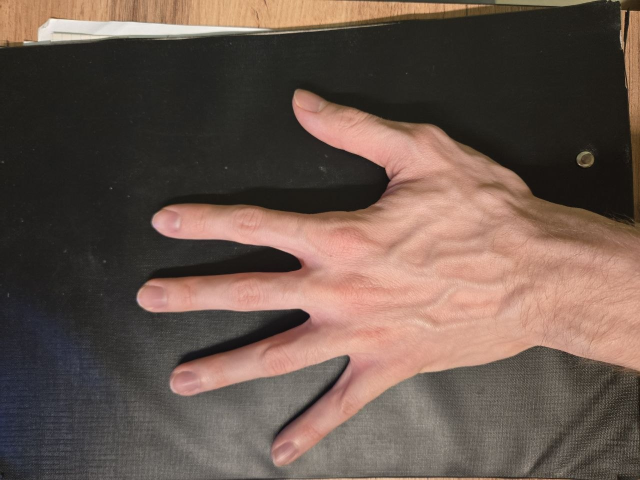
#> input picture seminars/seminar_06/data/hand_1.jpg, 1280 x 960 px, given in place of slow_traffic_small.mp4, which was not available (shown at 1/2 size)
$ jupyter execute Seminar_9.ipynb   (shell and % lines are left out)   (older library calls are emulated)   (text cells are left out)
#> lines starting #> are read from the running program, lines starting #| are printed output that depends on the picture; pictures that were not available may be replaced by others from this repository, and a replacement may not be noted
[cell 1]
import cv2
from tqdm import tqdm
import numpy as np
import matplotlib.pyplot as plt
import IPython

[cell 2]
# [258 lines left out: functions build_image_pyramid, compute_image_gradients, compute_lk_optical_flow_point, compute_lk_optical_flow_for_patch, track_point_with_pyramid_lk, lucas_kanade_optical_flow, not called in this run]


def demo_optical_flow(video_path='data/slow_traffic_small.mp4', output_path='output_my_LK.mp4'):
    """
    Демонстрация работы алгоритма на видео.

    Args:
        video_path: Путь к входному видео
        output_path: Путь для сохранения результата
    """
#> called with output_path = 'output_my_LK.mp4'
    # Открываем видео
    cap = cv2.VideoCapture(video_path)

    # Получаем параметры видео
    length = int(cap.get(cv2.CAP_PROP_FRAME_COUNT))
    width = int(cap.get(cv2.CAP_PROP_FRAME_WIDTH))
    height = int(cap.get(cv2.CAP_PROP_FRAME_HEIGHT))
    fps = cap.get(cv2.CAP_PROP_FPS)

    # Настраиваем запись выходного видео
    fourcc = cv2.VideoWriter_fourcc(*'MP4V')
    out = cv2.VideoWriter(output_path, fourcc, fps, (width, height))

    # Параметры для обнаружения углов Shi-Tomasi
    feature_params = dict(
        maxCorners=100,
        qualityLevel=0.3,
        minDistance=7,
        blockSize=7
    )

    # Берем первый кадр и находим в нем углы
    ret, old_frame = cap.read()
#> old_frame is the input picture: shape (960, 1280, 3); mean B, G, R 77, 86.2, 104.5
    old_gray = cv2.cvtColor(old_frame, cv2.COLOR_BGR2GRAY)
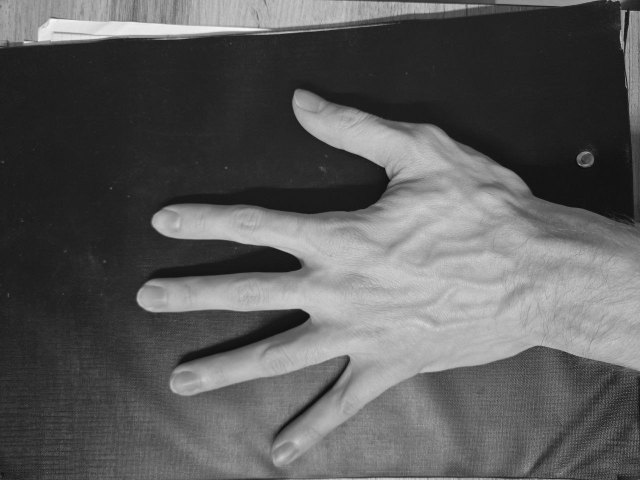
#> old_gray: shape (960, 1280) (shown at 1/2 size); min 2, max 250, mean 90.6
    p0 = cv2.goodFeaturesToTrack(old_gray, mask=None, **feature_params)
#> p0 = 20 rows, first 8: [1261, 23], [1251, 23], [1215, 1], [1243, 22], [1244, 96], [1254, 761], [768, 336], [856, 958]
    p0 = p0.reshape(-1, 2)  # Преобразуем в формат [[x1, y1], [x2, y2], ...]

    # Сохраняем изначальные точки для отслеживания через все видео
    initial_points = p0.copy()
#> initial_points has the same summary as p0

    # Создаем маску для рисования
    mask = np.zeros_like(old_frame)

    # Создаем случайные цвета для визуализации
    color = np.random.randint(0, 255, (len(p0), 3))
#> color = 20 rows, first 8: [172, 47, 117], [192, 67, 251], [195, 103, 9], [211, 21, 242], [36, 87, 70], [216, 88, 140], [58, 193, 230], [39, 87, 174]

    from tqdm import tqdm
    for i in tqdm(range(length - 1)):  # -1 потому что первый кадр мы уже прочитали
        ret, frame = cap.read()

        if not ret:
            print('No frames grabbed!')
            break

        frame_gray = cv2.cvtColor(frame, cv2.COLOR_BGR2GRAY)

        # Вычисляем оптический поток с помощью нашей реализации
        p1, st = lucas_kanade_optical_flow(
            old_gray,
            frame_gray,
            p0,
            window_size=15,
            num_pyramid_levels=3
        )

        # Выбираем хорошие точки
        good_new = p1[st == 1]
        good_old = p0[st == 1]

        # Рисуем треки
        for i, (new, old) in enumerate(zip(good_new, good_old)):
            a, b = new
            c, d = old
            mask = cv2.line(mask, (int(a), int(b)), (int(c), int(d)), color[i % len(color)].tolist(), 2)
            frame = cv2.circle(frame, (int(a), int(b)), 5, color[i % len(color)].tolist(), -1)

        # Объединяем кадр и маску
        img = cv2.add(frame, mask)

        # Записываем результат
        out.write(img)

        # Обновляем предыдущий кадр
        old_gray = frame_gray.copy()

        # Обновляем точки, но только те, которые успешно отслежены
        p0[st == 1] = good_new
#> mask: shape (960, 1280, 3); every value is 0

    # Освобождаем ресурсы
    cap.release()
    out.release()

    print(f"Результат сохранен в {output_path}")
    return output_path

[cell 3]
result_path = demo_optical_flow(video_path='/home/homa/education/cv_course_2026/seminars/seminar_09/data/slow_traffic_small.mp4', output_path='output_my_LK.mp4')

[cell 4]
def demo_optical_flow_opencv(video_path='data/slow_traffic_small.mp4', output_path='output_my_LK.mp4'):
    """
    Демонстрация работы алгоритма на видео с использованием cv2.calcOpticalFlowPyrLK.

    Args:
        video_path: Путь к входному видео
        output_path: Путь для сохранения результата
    """
#> called with video_path = 'data/slow_traffic_small.mp4', output_path = 'output_opencv_LK.mp4'
    # Открываем видео
    cap = cv2.VideoCapture(video_path)

    # Получаем параметры видео
    length = int(cap.get(cv2.CAP_PROP_FRAME_COUNT))
    width = int(cap.get(cv2.CAP_PROP_FRAME_WIDTH))
    height = int(cap.get(cv2.CAP_PROP_FRAME_HEIGHT))
    fps = cap.get(cv2.CAP_PROP_FPS)

    # Настраиваем запись выходного видео
    fourcc = cv2.VideoWriter_fourcc(*'MP4V')
    out = cv2.VideoWriter(output_path, fourcc, fps, (width, height))

    # Параметры для обнаружения углов Shi-Tomasi
    feature_params = dict(
        maxCorners=100,
        qualityLevel=0.3,
        minDistance=7,
        blockSize=7
    )

    # Параметры для Lucas-Kanade оптического потока
    lk_params = dict(
        winSize=(15, 15),
        maxLevel=3,
        criteria=(cv2.TERM_CRITERIA_EPS | cv2.TERM_CRITERIA_COUNT, 10, 0.03)
    )

    # Берем первый кадр и находим в нем углы
    ret, old_frame = cap.read()
    old_gray = cv2.cvtColor(old_frame, cv2.COLOR_BGR2GRAY)
    p0 = cv2.goodFeaturesToTrack(old_gray, mask=None, **feature_params)

    # Создаем маску для рисования
    mask = np.zeros_like(old_frame)

    # Создаем случайные цвета для визуализации
    color = np.random.randint(0, 255, (100, 3))

    from tqdm import tqdm
    for i in tqdm(range(length - 1)):  # -1 потому что первый кадр мы уже прочитали
        ret, frame = cap.read()

        if not ret:
            print('No frames grabbed!')
            break

        frame_gray = cv2.cvtColor(frame, cv2.COLOR_BGR2GRAY)

        # Вычисляем оптический поток с помощью встроенной функции cv2.calcOpticalFlowPyrLK
        p1, st, err = cv2.calcOpticalFlowPyrLK(old_gray, frame_gray, p0, None, **lk_params)

        # Выбираем хорошие точки
        if p1 is not None:
            good_new = p1[st == 1]
            good_old = p0[st == 1]

        # Рисуем треки
        for i, (new, old) in enumerate(zip(good_new, good_old)):
            a, b = new.ravel()
            c, d = old.ravel()
            mask = cv2.line(mask, (int(a), int(b)), (int(c), int(d)), color[i % len(color)].tolist(), 2)
            frame = cv2.circle(frame, (int(a), int(b)), 5, color[i % len(color)].tolist(), -1)

        # Объединяем кадр и маску
        img = cv2.add(frame, mask)

        # Записываем результат
        out.write(img)

        # Обновляем предыдущий кадр
        old_gray = frame_gray.copy()

        # Обновляем точки, но только те, которые успешно отслежены
        p0 = good_new.reshape(-1, 1, 2)

    # Освобождаем ресурсы
    cap.release()
    out.release()

    print(f"Результат сохранен в {output_path}")
    return output_path

[cell 5]
result_path = demo_optical_flow_opencv(video_path='data/slow_traffic_small.mp4', output_path='output_opencv_LK.mp4')

[cell 6]
import cv2
import numpy as np

def demo_optical_flow_with_replenishment(video_path='data/slow_traffic_small.mp4', output_path='output_replenish_LK.mp4'):
#> called with video_path = 'data/slow_traffic_small.mp4', output_path = 'output_opencv_replenishment(.mp4'
    cap = cv2.VideoCapture(video_path)

    length = int(cap.get(cv2.CAP_PROP_FRAME_COUNT))
    width = int(cap.get(cv2.CAP_PROP_FRAME_WIDTH))
    height = int(cap.get(cv2.CAP_PROP_FRAME_HEIGHT))
    fps = cap.get(cv2.CAP_PROP_FPS)

    fourcc = cv2.VideoWriter_fourcc(*'MP4V')
    out = cv2.VideoWriter(output_path, fourcc, fps, (width, height))

    feature_params = dict(
        maxCorners=100,
        qualityLevel=0.3,
        minDistance=7,
        blockSize=7
    )

    lk_params = dict(
        winSize=(15, 15),
        maxLevel=3,
        criteria=(cv2.TERM_CRITERIA_EPS | cv2.TERM_CRITERIA_COUNT, 10, 0.03)
    )

    ret, old_frame = cap.read()
    old_gray = cv2.cvtColor(old_frame, cv2.COLOR_BGR2GRAY)
    p0 = cv2.goodFeaturesToTrack(old_gray, mask=None, **feature_params)

    mask = np.zeros_like(old_frame)
    colors = np.random.randint(0, 255, (5000, 3))

    point_ids = np.arange(len(p0))
#> point_ids = 20 values from 0 to 19
    next_point_id = len(p0)
#> next_point_id = 20

    from tqdm import tqdm
    for i in tqdm(range(length - 1)):
        ret, frame = cap.read()
        if not ret:
            break

        frame_gray = cv2.cvtColor(frame, cv2.COLOR_BGR2GRAY)
        p1, st, err = cv2.calcOpticalFlowPyrLK(old_gray, frame_gray, p0, None, **lk_params)

        if p1 is not None:
            good_new = p1[st == 1]
            good_old = p0[st == 1]
            active_ids = point_ids[st.flatten() == 1]

        for j, (new, old) in enumerate(zip(good_new, good_old)):
            a, b = new.ravel()
            c, d = old.ravel()
            color_idx = active_ids[j] % 5000
            mask = cv2.line(mask, (int(a), int(b)), (int(c), int(d)), colors[color_idx].tolist(), 2)
            frame = cv2.circle(frame, (int(a), int(b)), 5, colors[color_idx].tolist(), -1)

        img = cv2.add(frame, mask)
        out.write(img)
        old_gray = frame_gray.copy()

        if len(good_new) < feature_params['maxCorners']:
            point_mask = np.full((height, width), 255, dtype=np.uint8)
            for pt in good_new:
                x, y = pt.ravel()
                cv2.circle(point_mask, (int(x), int(y)), feature_params['minDistance'], 0, -1)

            new_features = cv2.goodFeaturesToTrack(frame_gray, mask=point_mask, **feature_params)

            if new_features is not None:
                needed = feature_params['maxCorners'] - len(good_new)
                new_features = new_features[:needed]
                good_new = np.vstack((good_new, new_features.reshape(-1, 2)))
                new_ids = np.arange(next_point_id, next_point_id + len(new_features))
                active_ids = np.concatenate((active_ids, new_ids))
                next_point_id += len(new_features)

        p0 = good_new.reshape(-1, 1, 2)
        point_ids = active_ids
#> after the loop, next_point_id = 20

    cap.release()
    out.release()
    return output_path

[cell 7]
result_path = demo_optical_flow_with_replenishment(video_path='data/slow_traffic_small.mp4', output_path='output_opencv_replenishment(.mp4')

[cell 8]
def demo_optical_flow_farneback_opencv(video_path='data/slow_traffic_small.mp4', output_path='output_Farneback.mp4'):
    """
    Демонстрация работы алгоритма плотного оптического потока Farneback на видео.

    Args:
        video_path: Путь к входному видео
        output_path: Путь для сохранения результата
    """
#> called with video_path = 'data/slow_traffic_small.mp4', output_path = 'output_opencv_farneback.mp4'
    # Открываем видео
    cap = cv2.VideoCapture(video_path)

    # Получаем параметры видео
    length = int(cap.get(cv2.CAP_PROP_FRAME_COUNT))
#> length = 1
    width = int(cap.get(cv2.CAP_PROP_FRAME_WIDTH))
#> width = 1280
    height = int(cap.get(cv2.CAP_PROP_FRAME_HEIGHT))
#> height = 960
    fps = cap.get(cv2.CAP_PROP_FPS)
#> fps = 30

    # Настраиваем запись выходного видео
    fourcc = cv2.VideoWriter_fourcc(*'MP4V')
#> fourcc = 1446269005
    out = cv2.VideoWriter(output_path, fourcc, fps, (width, height))

    # Берем первый кадр и преобразуем его в оттенки серого
    ret, frame1 = cap.read()
    if not ret:
        print('Не удалось прочитать видео')
        return None

    prvs = cv2.cvtColor(frame1, cv2.COLOR_BGR2GRAY)

    # Создаем HSV-изображение для визуализации потока
    hsv = np.zeros_like(frame1)
    hsv[..., 1] = 255  # Насыщенность устанавливаем на максимум

    from tqdm import tqdm
    for i in tqdm(range(length - 1)):  # -1 потому что первый кадр мы уже прочитали
        ret, frame2 = cap.read()

        if not ret:
            print('No frames grabbed!')
            break

        next_frame = cv2.cvtColor(frame2, cv2.COLOR_BGR2GRAY)

        # Вычисляем оптический поток методом Farneback
        # Параметры:
        # - 0.5: коэффициент масштабирования для пирамиды изображений
        # - 3: кол-во уровней пирамиды
        # - 15: размер окна для усреднения
        # - 3: число итераций на каждом уровне пирамиды
        # - 5: размер окна для полиномиальной аппроксимации
        # - 1.2: стандартное отклонение для сглаживания
        flow = cv2.calcOpticalFlowFarneback(
            prvs, next_frame, None,
            0.5, 3, 15, 3, 5, 1.2, 0
        )

        # Преобразуем векторы потока из декартовых координат в полярные
        mag, ang = cv2.cartToPolar(flow[..., 0], flow[..., 1])

        # Кодируем направление потока как оттенок (hue)
        hsv[..., 0] = ang * 180 / np.pi / 2

        # Кодируем величину потока как яркость (value)
        hsv[..., 2] = cv2.normalize(mag, None, 0, 255, cv2.NORM_MINMAX)

        # Преобразуем HSV в BGR для отображения
        bgr = cv2.cvtColor(hsv, cv2.COLOR_HSV2BGR)

        # Записываем результат
        out.write(bgr)

        # Обновляем предыдущий кадр
        prvs = next_frame
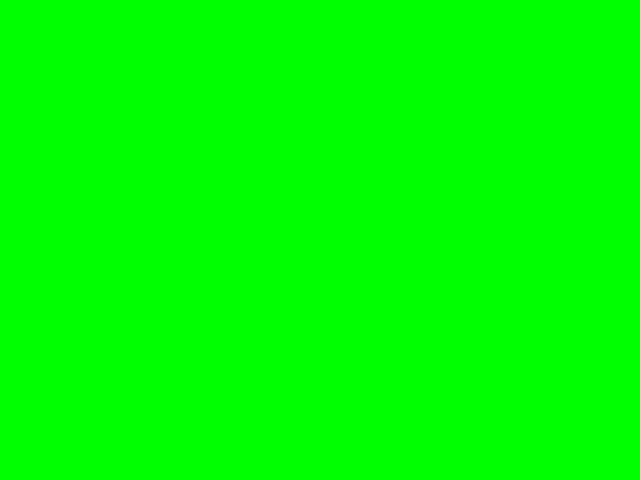
#> hsv: shape (960, 1280, 3) (shown at 1/2 size); mean of channels 0, 1, 2 0, 255, 0; drawn as B, G, R

    # Освобождаем ресурсы
    cap.release()
    out.release()

    print(f"Результат сохранен в {output_path}")
    return output_path

$ run again, on seminars/seminar_06/data/hand_2.jpg
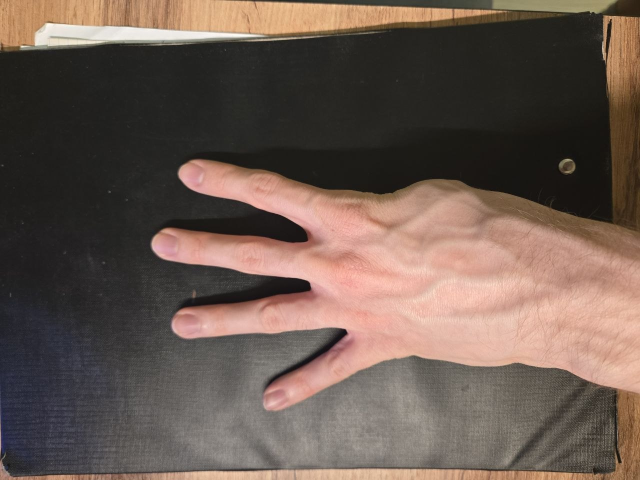
#> input picture seminars/seminar_06/data/hand_2.jpg, 1280 x 960 px, given in place of slow_traffic_small.mp4, which was not available (shown at 1/2 size)
#> in demo_optical_flow, old_frame is the input picture: shape (960, 1280, 3); mean B, G, R 80.7, 89.8, 106.6
#> in demo_optical_flow, `old_gray = cv2.cvtColor(old_frame, cv2.COLOR_BGR2GRAY)`:
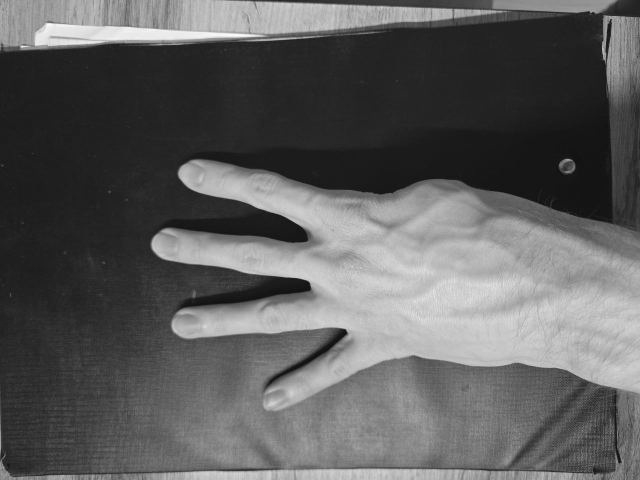
#> old_gray: shape (960, 1280) (shown at 1/2 size); min 4, max 254, mean 93.8
#> in demo_optical_flow, `p0 = cv2.goodFeaturesToTrack(old_gray, mask=None, **feature_params)`: p0 = 23 rows, first 8: [1182, 26], [1220, 40], [1208, 118], [1208, 33], [1240, 924], [1190, 948], [1269, 37], [42, 94]
#> initial_points has the same summary as p0
#> color = 23 rows, first 8: [172, 47, 117], [192, 67, 251], [195, 103, 9], [211, 21, 242], [36, 87, 70], [216, 88, 140], [58, 193, 230], [39, 87, 174]
#> point_ids = 23 values from 0 to 22
#> in demo_optical_flow_with_replenishment, `next_point_id = len(p0)`: next_point_id = 23
#> length = 1
#> width = 1280
#> height = 960
#> fps = 30
#> fourcc = 1446269005

$ run again, on seminars/seminar_06/data/hand_3.jpg
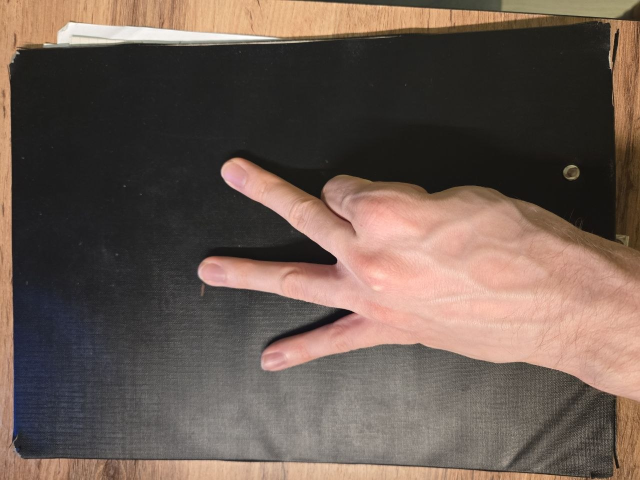
#> input picture seminars/seminar_06/data/hand_3.jpg, 1280 x 960 px, given in place of slow_traffic_small.mp4, which was not available (shown at 1/2 size)
#> in demo_optical_flow, old_frame is the input picture: shape (960, 1280, 3); mean B, G, R 81.2, 90.3, 106.5
#> in demo_optical_flow, `old_gray = cv2.cvtColor(old_frame, cv2.COLOR_BGR2GRAY)`:
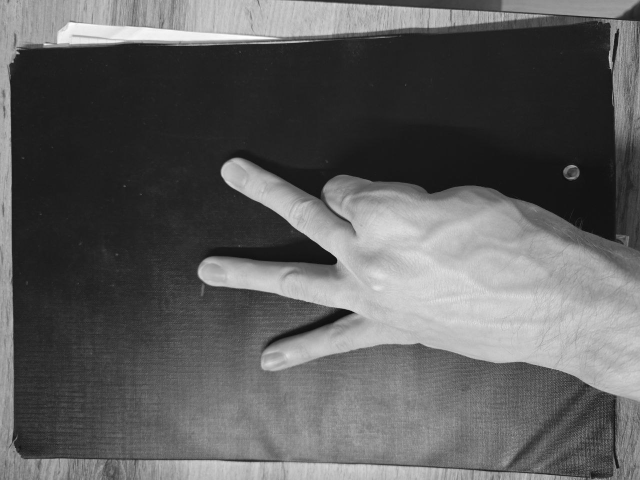
#> old_gray: shape (960, 1280) (shown at 1/2 size); min 3, max 255, mean 94.1
#> in demo_optical_flow, `p0 = cv2.goodFeaturesToTrack(old_gray, mask=None, **feature_params)`: p0 = 71 rows, first 8: [1221, 136], [25, 123], [1235, 935], [1006, 27], [36, 106], [1263, 44], [1235, 59], [1150, 956]
#> in demo_optical_flow, `p0 = p0.reshape(-1, 2)`: p0 = 71 pairs, first value 25 to 1273, second value 19 to 957
#> initial_points has the same summary as p0
#> color = 71 rows, first 8: [172, 47, 117], [192, 67, 251], [195, 103, 9], [211, 21, 242], [36, 87, 70], [216, 88, 140], [58, 193, 230], [39, 87, 174]
#> in demo_optical_flow_opencv, `p0 = cv2.goodFeaturesToTrack(old_gray, mask=None, **feature_params)`: p0 = 71 rows, first 8: [1221, 136], [25, 123], [1235, 935], [1006, 27], [36, 106], [1263, 44], [1235, 59], [1150, 956]
#> point_ids = 71 values from 0 to 70
#> in demo_optical_flow_with_replenishment, `next_point_id = len(p0)`: next_point_id = 71
#> length = 1
#> width = 1280
#> height = 960
#> fps = 30
#> fourcc = 1446269005

$ run again, on seminars/seminar_06/data/hand_4.jpg
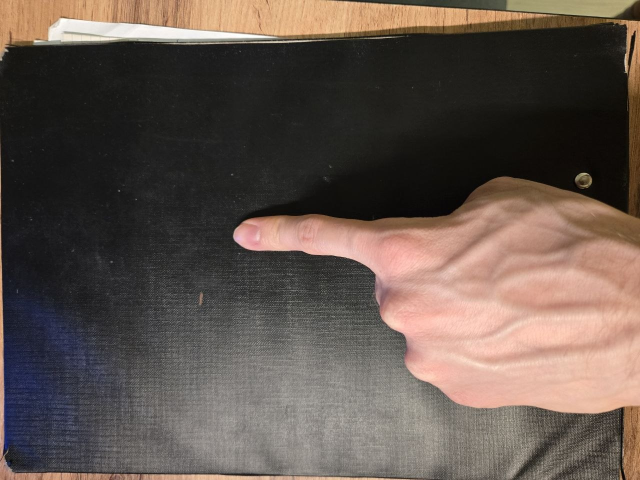
#> input picture seminars/seminar_06/data/hand_4.jpg, 1280 x 960 px, given in place of slow_traffic_small.mp4, which was not available (shown at 1/2 size)
#> in demo_optical_flow, old_frame is the input picture: shape (960, 1280, 3); mean B, G, R 77.3, 84.8, 97.7
#> in demo_optical_flow, `old_gray = cv2.cvtColor(old_frame, cv2.COLOR_BGR2GRAY)`:
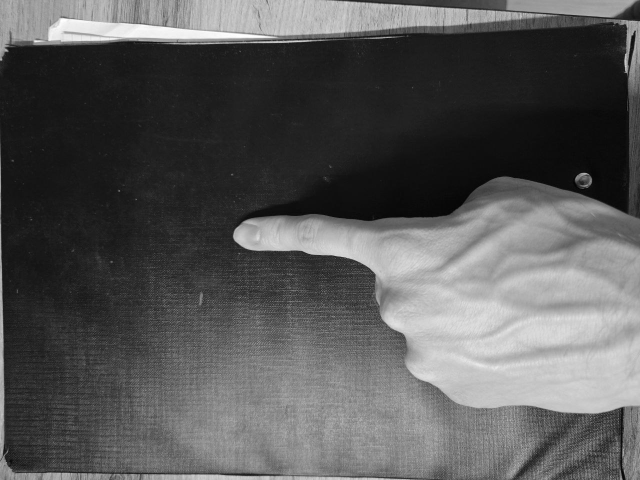
#> old_gray: shape (960, 1280) (shown at 1/2 size); min 0, max 255, mean 87.9
#> in demo_optical_flow, `p0 = cv2.goodFeaturesToTrack(old_gray, mask=None, **feature_params)`: p0 = 88 rows, first 8: [1252, 143], [2, 118], [1042, 27], [1250, 50], [14, 101], [157, 949], [1270, 63], [1229, 48]
#> in demo_optical_flow, `p0 = p0.reshape(-1, 2)`: p0 = 88 pairs, first value 2 to 1270, second value 8 to 952
#> initial_points has the same summary as p0
#> color = 88 rows, first 8: [172, 47, 117], [192, 67, 251], [195, 103, 9], [211, 21, 242], [36, 87, 70], [216, 88, 140], [58, 193, 230], [39, 87, 174]
#> in demo_optical_flow_opencv, `p0 = cv2.goodFeaturesToTrack(old_gray, mask=None, **feature_params)`: p0 = 88 rows, first 8: [1252, 143], [2, 118], [1042, 27], [1250, 50], [14, 101], [157, 949], [1270, 63], [1229, 48]
#> point_ids = 88 values from 0 to 87
#> in demo_optical_flow_with_replenishment, `next_point_id = len(p0)`: next_point_id = 88
#> length = 1
#> width = 1280
#> height = 960
#> fps = 30
#> fourcc = 1446269005
